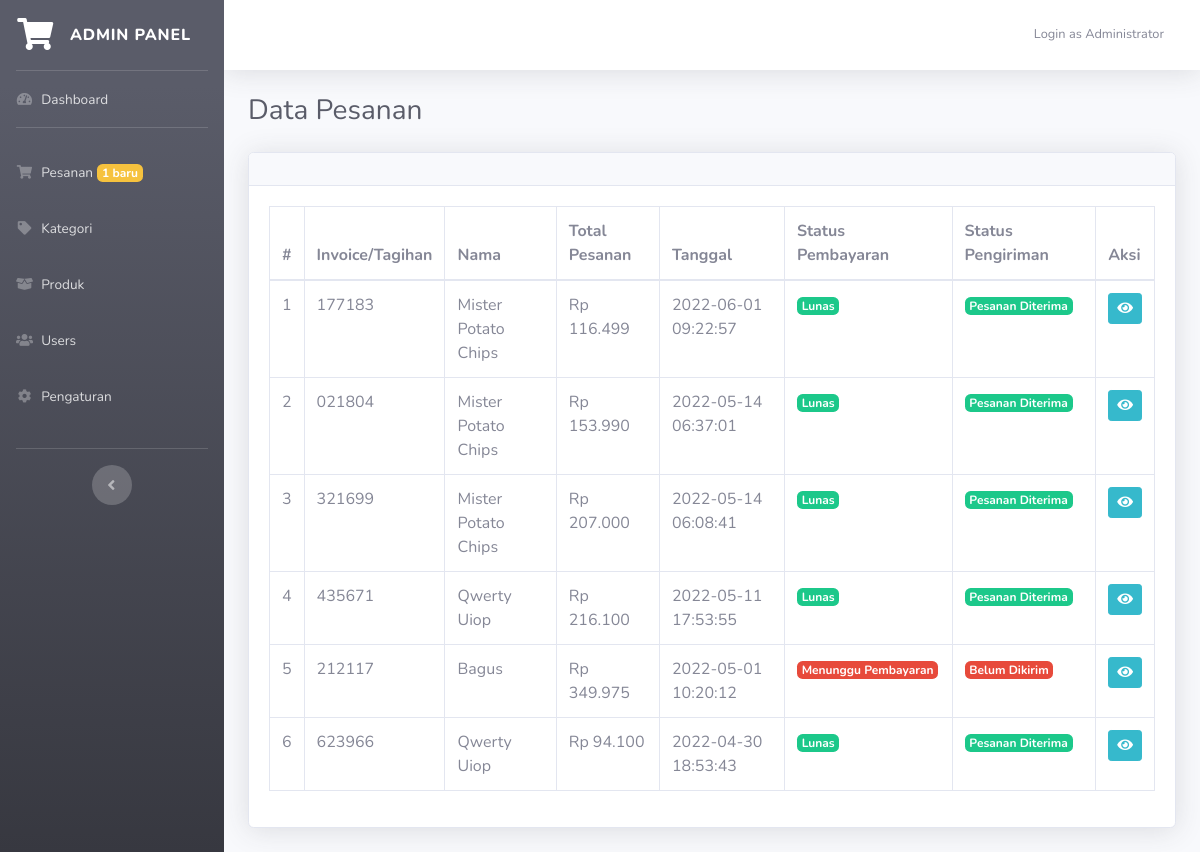
/admin.php?page=orders (signed in), run on the app's committed database.
### tables this page shows
CREATE TABLE `invoice` (
  `id` int(11) NOT NULL,
  `invoice_code` varchar(10) NOT NULL,
  `name` varchar(50) NOT NULL,
  `email` varchar(50) NOT NULL,
  `telp` varchar(20) NOT NULL,
  `region` int(11) NOT NULL,
  `address` text NOT NULL,
  `ongkir` varchar(10) NOT NULL,
  `total_price` int(11) NOT NULL,
  `total_all` int(11) NOT NULL,
  `date_input` datetime NOT NULL,
  `status_payment` int(1) NOT NULL,
  `status_delivery` int(1) NOT NULL,
  `bukti_transfer` varchar(100) NOT NULL,
  `no_resi` varchar(50) NOT NULL,
  `expedisi` varchar(50) NOT NULL
);

### admin.php (called while the page is built, shortened)
<?php
require_once 'include/func.php';
include "module/templates/index-admin.php";

### include/func.php (called while the page is built, shortened)
<?php
function string2Number($cString){
    return str_replace(",","",$cString) ;
}
function number2String($nNumber,$nDecimals=0){
    $nNumber = floatval(string2Number($nNumber)) ;
    return number_format($nNumber,$nDecimals,",",".") ;
}

### module/admin/orders.php (the view, shortened to what this page needs)
<?php
if(isset($_GET['invoice']) && $_GET['invoice'] <> ""){
    $cInvoice = $_GET['invoice'];
    $dbData = mysqli_query($db,"select * from invoice where invoice_code='$cInvoice'");
    $vaInvoice = mysqli_fetch_array($dbData);
    $dbRegion = mysqli_query($db,"select * from region where id='{$vaInvoice['region']}'");
    $vaRegion = mysqli_fetch_array($dbRegion);
?>
<div class="container-fluid">
	<h1 class="h3 mb-2 text-gray-800 mb-2">Code/Invoice = <?= $vaInvoice['invoice_code']; ?></h1>
    <?php if($vaInvoice['status_payment'] == 1 && $vaInvoice['status_delivery'] == 3){ ?>
        <h3 class="text-success">Transaksi selesai</h3>
    <?php } ?>
	<div class="card shadow mb-4">
		<div class="card-header py-3">
            <a href="?page=orders" class="btn btn-sm btn-primary"><i class="fa fa-chevron-left"></i> Back</a>
		</div>
		<div class="card-body">
            <h3 class="lead"> Data Pesanan</h3>
            <hr>
            <div class="row">
                <div class="col-md-6">
                    <table class="table table-sm table-borderless">
                        <tr>
                            <td>Nama Penerima</td>
                            <td><?= $vaInvoice['name']; ?></td>
                        </tr>
                        <tr>
                            <td>Email</td>
                            <td><?= $vaInvoice['email']; ?></td>
                        </tr>
                        <tr>
                            <td>Telepon</td>
                            <td><?= $vaInvoice['telp']; ?></td>
                        </tr>
                        <tr>
                            <td>Wilayah</td>
                            <td><?= $vaRegion['region']; ?></td>
                        </tr>
                        <tr>
                            <td>Alamat Lengkap</td>
                            <td><?= $vaInvoice['address']; ?></td>
                        </tr>
                        <tr>
                            <td>Status Pembayaran</td>
                            <?php if($vaInvoice['status_payment'] == 1){ ?>
                                <td><span class="badge badge-success">Lunas</span></td>
                            <?php
                                }else{
                                    if($vaInvoice['bukti_transfer'] <> ""){
                            ?>
								<td><span class="badge badge-warning">Menunggu Konfirmasi Admin</span></td>
                            <?php
                                    }else{
                            ?>
								<td><span class="badge badge-danger">Menunggu Pembayaran</span></td>
                            <?php
                                    }
                                }
                            ?>
                        </tr>
                        <tr>
                            <td>Status Pengiriman</td>
                            <?php
                                if($vaInvoice['status_delivery'] == 3){
                            ?>
                                <td><span class="badge badge-success">Pesanan Diterima</span></td>
                            <?php
                                }else if($vaInvoice['status_delivery'] == 2){
                            ?>
                                <td><span class="badge badge-info">Dikirim</span></td>
                            <?php
                                }else if($vaInvoice['status_delivery'] == 1){
                            ?>
                                <td><span class="badge badge-warning">Dikemas</span></td>
                            <?php
                                }else{ ?>
                                <td><span class="badge badge-danger">Belum Dikirim</span></td>
                            <?php } ?>
                        </tr>
                        <?php
                            if($vaInvoice['status_delivery'] >= 2){
                        ?>
                        <tr>
                            <td>No. Resi</td>
                            <td><?=$vaInvoice['no_resi']?></td>
                        </tr>
                        <tr>
                            <td>Expedisi</td>
                            <td><?=$vaInvoice['expedisi']?></td>
                        </tr>
                        <?php
                            }
                        ?>
                    </table>
                </div>
            </div>
            <hr>
            <?php
                if($vaInvoice['bukti_transfer'] <> "" && is_file("assets/bukti_transfer/".$vaInvoice['bukti_transfer'])){
            ?>
            <h3 class="lead"> Bukti Transfer <a href="assets/bukti_transfer/<?=$vaInvoice['bukti_transfer']?>" target="_blank"  class="btn btn-sm btn-info"><i class="fa fa-search"></i></a> </h3>
            <?php
                }
            ?>
		</div>
	</div>
    <div class="card shadow mb-5">
        <div class="card-body">
            <table class="table table-bordered">
                <tr>
                    <th>#</th>
                    <th>Nama Barang</th>
                    <th>Jml</th>
                    <th>Info</th>
                    <th>Harga</th>
                    <th>Total</th>
                    <th>Aksi</th>
                <?php
                $no=1;
                $dbOrder = mysqli_query($db,"select * from transaction where id_invoice='$cInvoice'");
                while($data = mysqli_fetch_array($dbOrder)){ ?>
                </tr>
                    <td><?= $no; ?></td>
                    <td><?= $data['product_name']; ?></td>
                    <td class="text-center"><?= $data['qty']; ?></td>
                    <?php if($data['ket'] == ""){ ?>
                        <td>-</td>
                    <?php }else{ ?>
                        <td><?= $data['ket']; ?></td>
                    <?php } ?>
                    <td>Rp <?= number2String($data['price']); ?></td>
                    <?php $total = $data['price'] * $data['qty']; ?>
                    <td>Rp <?= number2String($total); ?></td>
                    <td>
                        <a href="index.php?p=<?= $data['link']; ?>" target="_blank" class="btn btn-sm btn-success"><i class="fa fa-eye"></i></a>
                    </td>
                <tr>
                <?php
                    $no++;
                    }
                ?>
                </tr>
            </table>
            <div class="col-md-6">
                <table class="table table-borderless table-sm">
                    <tr>
                        <th>Total Harga</th>
                        <th>Rp <?= number2String($vaInvoice['total_price']); ?></script></th>
                    </tr>
                    <tr>
                        <th>Biaya Pengiriman</th>
                        <th>Rp <?= number2String($vaInvoice['ongkir']); ?></th>
                    </tr>
                    <tr>
                        <th>Total</th>
                        <th>Rp <?= number2String($vaInvoice['total_all']); ?></th>
                    </tr>
                </table>
            </div>
            <hr>
            <?php if($vaInvoice['status_payment'] == 0){ ?>
                <a href="?page=orders&opt=proses&invoice=<?= $vaInvoice['invoice_code']; ?>" onclick="return confirm('Anda sudah menerima pembayaran dan akan memproses pesanan?');" class="btn btn-info btn-sm">Proses</a>
            <?php }else if($vaInvoice['status_payment'] == 1 && $vaInvoice['status_delivery'] == 1){?>
                <a
                    href="#"
                    class="btn btn-primary btn-sm"
                    data-toggle="modal"
                    data-target="#kirimPesanan"
                    >Kirim Pesanan</a
                >
            <?php } ?>
        </div>
    </div>
</div>
<div
	class="modal fade"
	id="kirimPesanan"
	tabindex="-1"
	role="dialog"
	aria-labelledby="exampleModalLabel"
	aria-hidden="true"
>
	<div class="modal-dialog" role="document">
		<div class="modal-content">
			<div class="modal-header">
				<h5 class="modal-title" id="exampleModalLabel">Anda Akan Mengirimkan Pesanan?</h5>
				<button
					type="button"
					class="close"
					data-dismiss="modal"
					aria-label="Close"
				>
					<span aria-hidden="true">&times;</span>
				</button>
			</div>
			<div class="modal-body">
				<form
					action=""
					method="post"
				>
					<div class="form-group">
						<label for="name">No. Resi</label>
						<input
							type="text"
							class="form-control"
							id="cNoResi"
							name="cNoResi"
							autocomplete="off"
							required
						/>
					</div>
                    <div class="form-group">
						<label for="name">Expedisi</label>
						<input
							type="text"
							class="form-control"
							id="cExpedisi"
							name="cExpedisi"
							autocomplete="off"
							required
						/>
					</div>
					<button type="submit" name="kirim_pesanan" class="btn btn-success">
					Submit
					</button>
                    <button type="button" class="btn btn-danger" data-dismiss="modal">
					Batal
					</button>
				</form>
			</div>
		</div>
	</div>
</div>
<?php
}else{
?>
<div class="container-fluid">
	<h1 class="h3 mb-2 text-gray-800 mb-4">Data Pesanan</h1>
	<div class="card shadow mb-4">
		<div class="card-header py-3">
		</div>
		<div class="card-body">
            <?php
            $dbData = mysqli_query($db,"select * from invoice order by id desc");
            if(mysqli_num_rows($dbData) > 0){
            ?>
			<div class="table-responsive">
				<table
					class="table table-bordered"
					id="dataTable"
					width="100%"
					cellspacing="0"
				>
					<thead>
						<tr>
							<th>#</th>
							<th>Invoice/Tagihan</th>
							<th>Nama</th>
							<th>Total Pesanan</th>
                            <th>Tanggal</th>
                            <th>Status Pembayaran</th>
                            <th>Status Pengiriman</th>
                            <th>Aksi</th>
						</tr>
					</thead>
					<tbody class="data-content">
						<?php
                        $no = 1;
                        while($data = mysqli_fetch_array($dbData)){
                        ?>
						<tr>
							<td><?= $no; ?></td>
                            <td><?= $data['invoice_code']; ?></td>
                            <td><?= $data['name']; ?></td>
                            <td>Rp <?= number2String($data['total_all']); ?></td>
                            <td><?= $data['date_input']; ?></td>
                            <?php if($data['status_payment'] == 1){ ?>
								<td><span class="badge badge-success">Lunas</span></td>
							<?php
                                }else{
                                    if($data['bukti_transfer'] <> ""){
                            ?>
								<td><span class="badge badge-info">Bukti Transfer Tersedia</span></td>
                            <?php
                                    }else{
                            ?>
								<td><span class="badge badge-danger">Menunggu Pembayaran</span></td>
                            <?php
                                    }
                                }
                            ?>
                            <?php
                                if($data['status_delivery'] == 3){
                            ?>
                                <td><span class="badge badge-success">Pesanan Diterima</span></td>
                            <?php
                                }elseif($data['status_delivery'] == 2){
                            ?>
                                <td><span class="badge badge-info">Dikirim</span></td>
                            <?php
                                }else if($data['status_delivery'] == 1){
                            ?>
                                <td><span class="badge badge-warning">Dikemas</span></td>
                            <?php
                                }else{ ?>
                                <td><span class="badge badge-danger">Belum Dikirim</span></td>
                            <?php } ?>
                            <td>
                                <a href="?page=orders&invoice=<?= $data['invoice_code']; ?>" class="btn btn-sm btn-info"><i class="fa fa-eye"></i></a>
                            </td>
                        </tr>
                        <?php
                            $no++;
                        }
                        ?>
					</tbody>
				</table>
			</div>
			<?php
            }else{
            ?>
			<div class="alert alert-warning" role="alert">
			Oops, the order is still empty.
			</div>
            <?php } ?>
		</div>
	</div>
</div>
<?php
}
?>

### data on the page
invoice: invoice_code "177183", name "Mister Potato Chips", total_all "116.499", date_input "2022-06-01 09:22:57", status_payment "Lunas", status_delivery "Pesanan Diterima"
invoice: invoice_code "021804", name "Mister Potato Chips", total_all "153.990", date_input "2022-05-14 06:37:01", status_payment "Lunas", status_delivery "Pesanan Diterima"
invoice: invoice_code "321699", name "Mister Potato Chips", total_all "207.000", date_input "2022-05-14 06:08:41", status_payment "Lunas", status_delivery "Pesanan Diterima"
invoice: invoice_code "435671", name "Qwerty Uiop", total_all "216.100", date_input "2022-05-11 17:53:55", status_payment "Lunas", status_delivery "Pesanan Diterima"
invoice: invoice_code "212117", name "Bagus", total_all "349.975", date_input "2022-05-01 10:20:12", status_payment "Menunggu Pembayaran", status_delivery "Belum Dikirim"
invoice: invoice_code "623966", name "Qwerty Uiop", total_all "94.100", date_input "2022-04-30 18:53:43", status_payment "Lunas", status_delivery "Pesanan Diterima"

### other printed values
$orders "1"
$_SESSION['name'] "Administrator"
